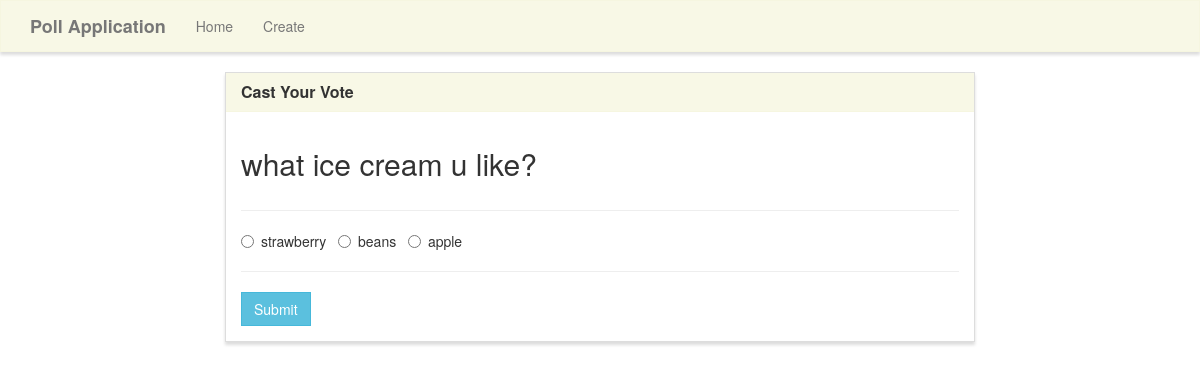
The app's page /vote/1/ with its own data.
### poll/models.py (models this page shows, shortened)
class Poll(models.Model):
    question = models.TextField()
    option_one = models.CharField(max_length=30)
    option_two = models.CharField(max_length=30)
    option_three = models.CharField(max_length=30)
    option_one_count = models.IntegerField(default=0)
    option_two_count = models.IntegerField(default=0)
    option_three_count = models.IntegerField(default=0)

### poll/views.py (the view, shortened to what this page needs)
# urls.py: path('vote/<poll_id>/',  poll_views.vote, name='vote'),
def vote(request, poll_id):
    poll = Poll.objects.get(pk=poll_id)
    context = {
        'poll': poll
    }
    return render(request, 'poll/vote.html', context)

### poll/templates/poll/vote.html (shortened to what this page needs)
{% extends "poll/base.html" %} {% block title %}Vote{% endblock %}
{% block main %}
<div class="row">
  <div class="col-lg-8 col-lg-offset-2">
    <div class="panel panel-default">
      <div class="panel-heading">
        <h3 class="panel-title">Cast Your Vote</h3>
      </div>
      <div class="panel-body">
        <div class="row">
          <div class="col-lg-12">
            <h2>{{poll.question}}</h2>
          </div>
        </div>
        <div class="row">
          <div class="col-lg-12">
            <hr />
            <form method="POST">
              <div class="form-group">
                <div class="radio">
                  <label>
                    <input type="radio" name="poll" value="option1" required />
                    {{poll.option_one}}
                  </label>
                  <label>
                    <input type="radio" name="poll" value="option2" />
                    {{poll.option_two}}
                  </label>
                  <label>
                    <input type="radio" name="poll" value="option3" />
                    {{poll.option_three}}
                  </label>
                </div>
              </div>
              <hr />
              <button type="submit" class="btn btn-info">
                Submit
              </button>
            </form>
          </div>
        </div>
      </div>
    </div>
  </div>
</div>
{% endblock %}

### poll/static/style.css (style rules this page uses)
.navbar-default, .btn, .form-control, .panel { border-radius: 0; }
.panel-default > .panel-heading { color: #333; background-color: rgba(245, 245, 220, .7); border-color: rgba(245, 245, 220, .6); border-top-left-radius: 0; border-top-right-radius: 0; }
.panel { box-shadow: 0px 3px 3px 0px #ddd; }
a.navbar-brand, .panel-title { font-weight: bolder; }

### records on screen
Poll: question "what ice cream u like?", option_one "strawberry", option_two "beans", option_three "apple"
